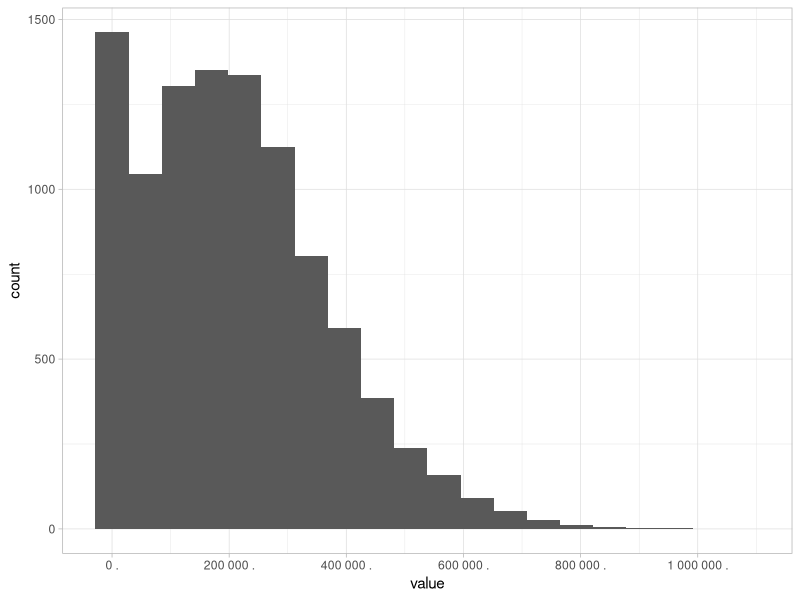

The R script that drew this image:
## ---- chunk 1
library(tidyverse)
library(scales)
## ---- chunk 2
modelo_ahorro <- function(){
  
  ahorro <- rnorm(1,5,4) %>% max(0)
  mercado <- rnorm(1,40000,10000)
  
  ahorro*mercado
  
}
## ---- chunk 3
ahorro <- rerun(10000, modelo_ahorro()) %>% flatten_dbl() %>% as_tibble()
ggplot(ahorro) +
  geom_histogram(aes(value), bins = 20) +
  scale_x_continuous(breaks = seq(0,1000000,200000), labels = unit_format(unit = ".", scale = 1)) +
  theme_light()
## ---- chunk 4
ahorro_medio <- mean(ahorro$value)
ahorro_desv <- sd(ahorro$value)
ahorro_intervalo <- ahorro_medio+ahorro_desv*c(qnorm(0.05),qnorm(0.95))

ahorro_intervalo
## ---- chunk 5
map_dbl(ahorro_intervalo,max,0)
